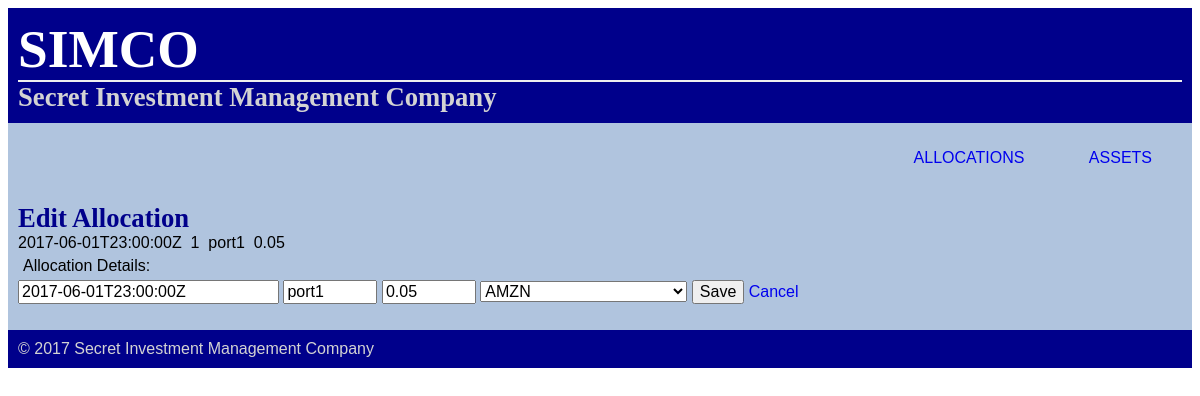
The page /allocations/1/edit/ on the database as committed earlier.
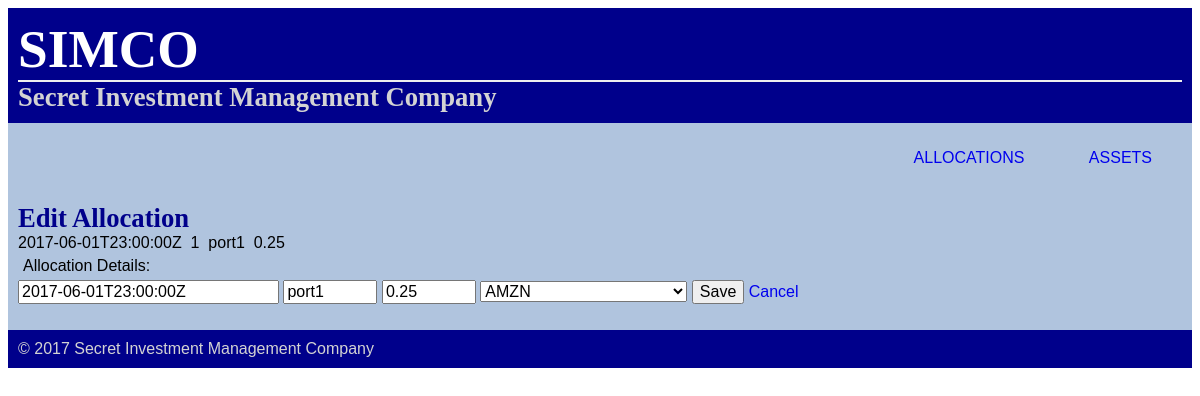
The same page on the database as committed later.
### database_setup.py (models this page shows, shortened)
class Allocation(Base):
    __tablename__   = 'allocation'
    id              = Column(Integer, primary_key = True, autoincrement = True)
    date_mod        = Column(String(25), nullable = False)
    portfolio       = Column(String(10), nullable = False)          # use a string name for portfolio
    asset_id        = Column(Integer, ForeignKey('asset.id'))
    asset           = relationship(Asset)
    allocation      = Column(Float, nullable = False)

### project.py (the view)
@app.route('/allocations/<int:allocation_id>/edit/', methods = ['GET', 'POST'])
def editAllocation(allocation_id):
    if request.method == 'POST':
        allocation = allocations.filter_by(id = allocation_id).one()
        allocation.date_mod     = request.form['date_mod']
        allocation.portfolio    = request.form['portfolio']
        allocation.asset_id     = request.form['asset_id']
        allocation.allocation   = request.form['allocation']
        logger.info('updating allocation: {}'.format({k:v for k,v in allocation.__dict__.items() if type(v) in [str, float, int]}))
        session.add(allocation)
        session.commit()
        return redirect(url_for('showAllocations'))
    else:
        return render_template('editAllocation.html', allocation = allocations.filter_by(id = allocation_id).one(), assets = assets)

### project.py (called while the page is built)
@app.before_request
def log_request_info():
    logger.debug('Headers: %s', request.headers)
    logger.debug('Body: %s', request.get_data())

### templates/editAllocation.html
{% include 'header.html' %}
<div class = "pane">
  <h3>Edit Allocation</h3>
  {{allocation.date_mod}}&nbsp
  {{allocation.asset_id}}&nbsp
  {{allocation.portfolio}}&nbsp
  {{allocation.allocation}}
  <form action="{{ url_for('editAllocation', allocation_id = allocation.id)}}" method = "post">
      <p>Allocation Details:</p>
      <input type = "text" size ="25" name = "date_mod" value = "{{allocation.date_mod}}" required aria-describedby = "datetime" pattern = "[0-9]{4}-[0-9]{2}-[0-9]{2}(T[0-9]{2}:[0-9]{2}:[0-9]{2}Z)?">
      <input type = "text" size ="7" name = "portfolio" value = "{{allocation.portfolio}}" pattern = "[A-Za-z-0-9]+" required aria-describedby="portfolio" title = "portfolio name">
      <input type = "text" size = "7" name = "allocation" value = "{{allocation.allocation}}" required aria-required = "true" pattern="([0-9]+)?(\.[0-9]+)" title = "e.g. allocation = 0.15 = 15%">
      <select name ="asset_id" required>
        {% for asset in assets %}
          {% if asset.id == allocation.asset_id %}
            <option value ="{{asset.id}}" selected>{{asset.symbol}}</option>
          {% else %}
            <option value ="{{asset.id}}">{{asset.symbol}}</option>
          {% endif %}
        {% endfor %}
      </select>
      <input type = "submit" value ="Save">
      <a href = "{{url_for('showAllocations')}}"> Cancel </a>
  </form>
</div>
{% include 'footer.html' %}

### templates/header.html
<html>
<head>
    <link rel=stylesheet type=text/css href="{{ url_for('static', filename='style.css') }}">
</head>
<body>
  <div class = 'company'>
    <h1>SIMCO</h1>
    <h2>Secret Investment Management Company</h2>
  </div>
  <div class = 'menu'>
    <ul>
      <li><a href = "{{url_for('showAllocations')}}">allocations</a></li>
      <li><a href = "{{url_for('showAssets')}}">assets</a></li>
    </ul>
  </div>

### templates/footer.html
<div class = 'footer'>
  &copy 2017 Secret Investment Management Company
</div>
</body>
</html>

### static/style.css (style rules this page uses)
body { font-size: 12pt; font-family: sans-serif; background-color: White; }
h1, h2, h3 { font-family: 'Georgia', serif; margin: 0; }
h1 { font-size: 40pt; color: White; border-bottom: 2px solid #eee; }
h2 { font-size: 20pt; color: LightGrey; }
h3 { font-size: 20pt; color: DarkBlue; }
p { font-size: 12pt; color: Black; margin: 5; }
a { font-size: 12pt; text-decoration: none; }
input { font-size: 12pt; text-decoration: none; }
select { font-size: 12pt; text-decoration: none; }
::placeholder { color: LightGrey }
li { display: inline; padding: 10px 30px; }
.company { position:relative; padding: 10px; margin: 0px; background-color: DarkBlue; }
.menu { position:relative; padding: 10px; margin: 0px; background-color: LightSteelBlue; text-align: right; text-transform: uppercase; }
.pane { position:relative; padding: 10px; margin: 0px; background-color: LightSteelBlue; }
.footer { position:relative; padding: 10px; margin: 0px; background-color: DarkBlue; color: LightGrey; }

Rows that differ between the two databases and show on the page:
changed Allocation "port1": allocation "0.05" → "0.25"
